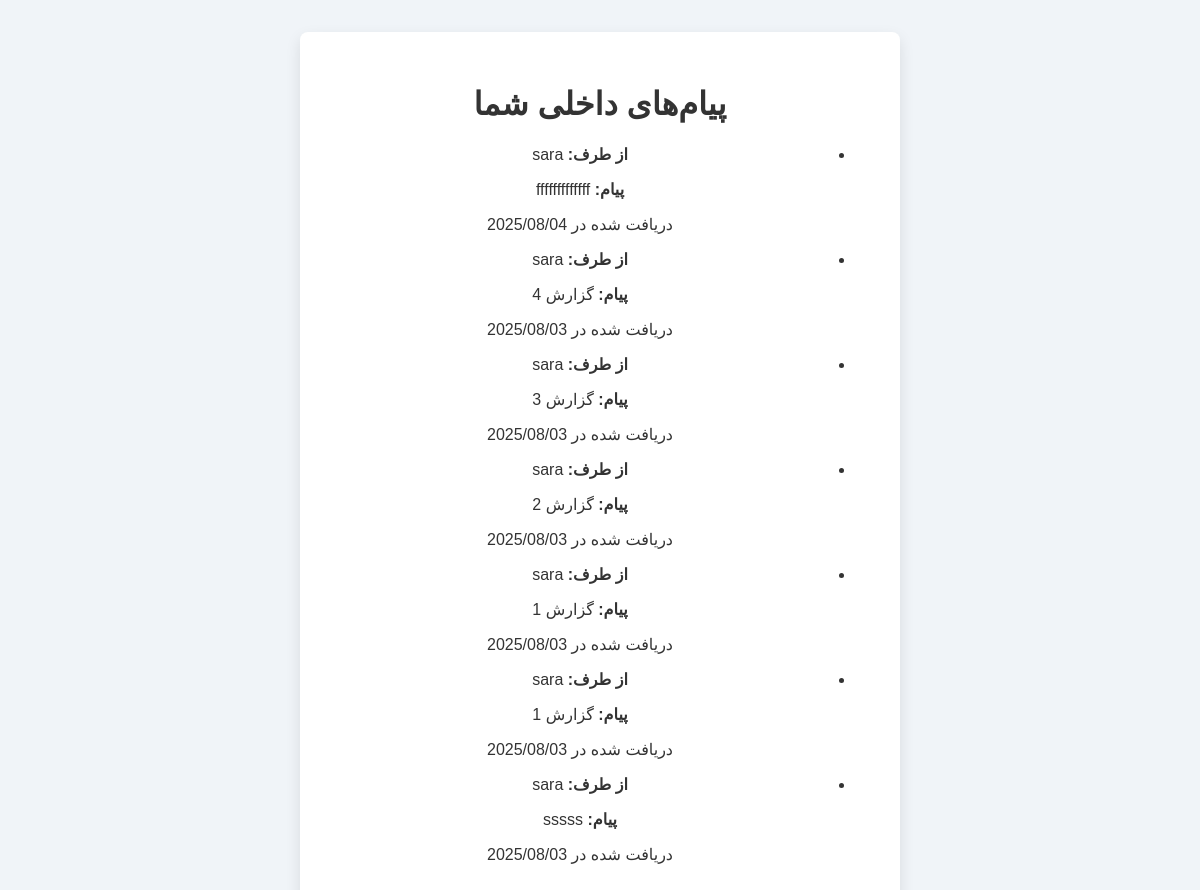
The page /report/messages/ (signed in) on the database as committed earlier.
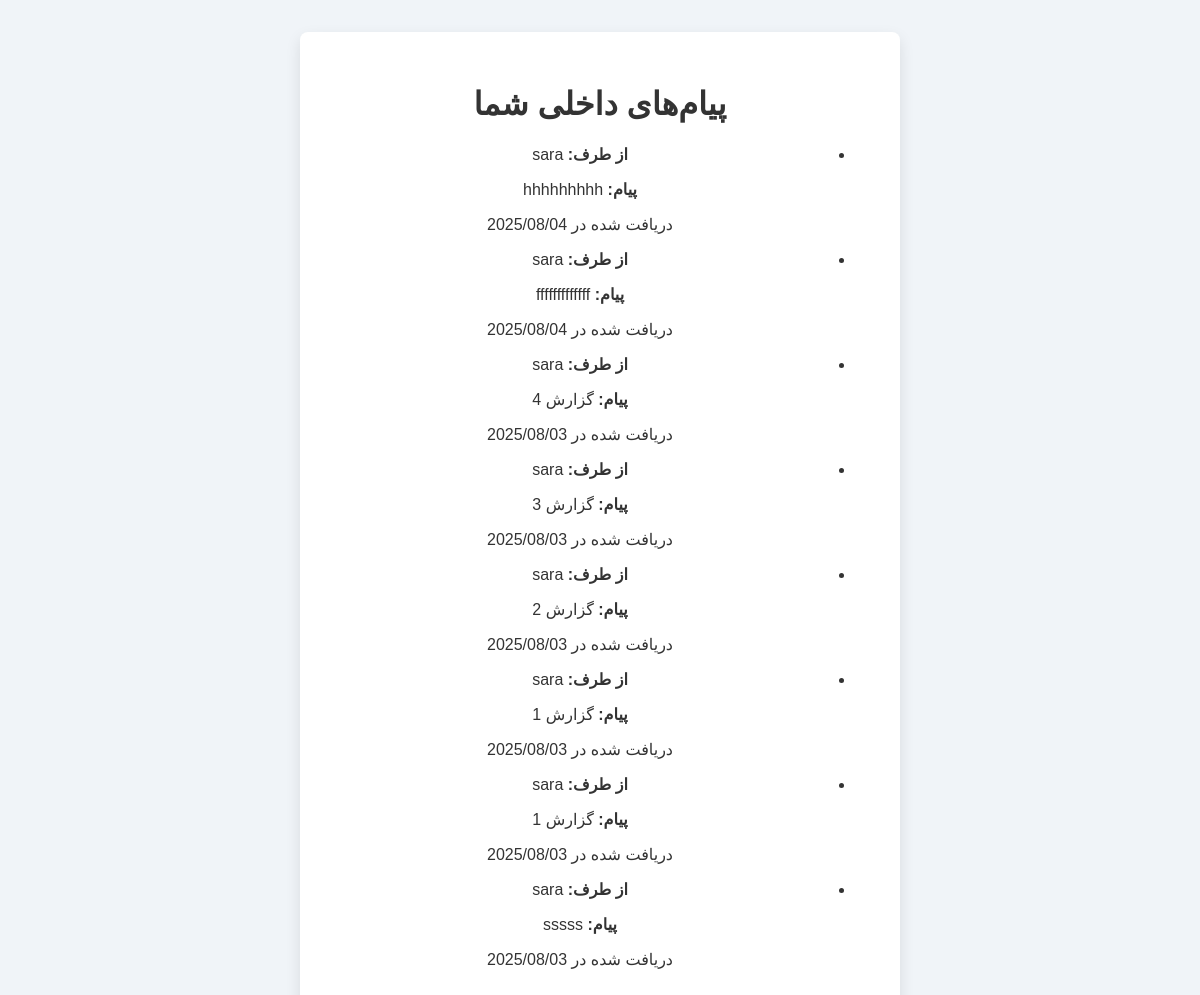
The same page on the database as committed later.
### report_app/models.py (models this page shows, shortened)
class Message(models.Model):
    sender = models.ForeignKey(settings.AUTH_USER_MODEL, on_delete=models.CASCADE, related_name='sent_messages')
    recipient = models.ForeignKey(settings.AUTH_USER_MODEL, on_delete=models.CASCADE, related_name='received_messages')
    content = models.TextField()
    is_read = models.BooleanField(default=False)
    created_at = models.DateTimeField(auto_now_add=True)

### user/models.py (models this page shows, shortened)
class CustomUser(AbstractBaseUser, PermissionsMixin):
    username = models.CharField('نام کاربر', max_length=30, unique=True)
    email = models.EmailField('ایمیل', unique=True, null=True,blank=True)  # unique: no duplicates, null: DB can store NULL, blank: form allows empty
    phone = models.CharField('شماره همراه', max_length=20, unique=True, null=True, blank=True)
    is_active = models.BooleanField('فعال', default=True)
    created_at = jmodels.jDateTimeField(auto_now_add=True, verbose_name="تاریخ ثبت‌نام", null=True)
    updated_at = jmodels.jDateTimeField(auto_now=True, verbose_name="آخرین بروزرسانی", null=True)
    is_staff = models.BooleanField('ادمین', default=False)
    slug = models.SlugField(unique=True, blank=True)  # null=False by default, better to omit it explicitly
    objects = CustomUserManager()
    USERNAME_FIELD = 'username'
    REQUIRED_FIELDS = ['email']  # customize as you need
    class Meta:
        verbose_name = 'کاربر'
        verbose_name_plural = 'کاربرها '

### report_app/views.py (the view)
# urls.py: path('messages/', views.superuser_messages, name='superuser_messages'),
@login_required
def superuser_messages(request):
    if not request.user.is_superuser:
        return HttpResponseForbidden("شما دسترسی لازم برای ورود به این صفحه را ندارید.")
    messages = Message.objects.filter(recipient=request.user).order_by('-created_at')
    unread_messages = messages.filter(is_read=False)
    unread_messages.update(is_read=True)
    return render(request, 'report_app/superuser_messages.html', {'messages': messages})

### report_app/context_processors.py (called while the page is built)
def unread_messages_count(request):
    unread_count = 0
    if request.user.is_authenticated and request.user.is_superuser:
        unread_count = Message.objects.filter(recipient=request.user, is_read=False).count()
        print(f"تعداد پیام‌های خوانده نشده برای سوپریوزر {request.user.username}: {unread_count}")
    return {'unread_messages_count': unread_count}

### report_app/templates/report_app/superuser_messages.html (shortened to what this page needs)
{% extends 'base.html' %}
{% block content %}
<div class="container p-4">
    <h1 class="text-3xl font-bold mb-6">پیام‌های داخلی شما</h1>
    {% if messages %}
        <div class="bg-white p-6 rounded-lg shadow-lg">
            <ul class="divide-y divide-gray-200">
                {% for message in messages %}
                    <li class="py-4">
                        <p class="text-gray-800"><strong>از طرف:</strong> {{ message.sender.username }}</p>
                        <p class="text-gray-800"><strong>پیام:</strong> {{ message.content }}</p>
                        <p class="text-sm text-gray-500">دریافت شده در {{ message.created_at|date:"Y/m/d" }}</p>
                    </li>
                {% endfor %}
            </ul>
        </div>
    {% else %}
        <p class="text-gray-500">شما هیچ پیامی ندارید.</p>
    {% endif %}
</div>
{% endblock %}

### templates/base.html (shortened to what this page needs)
<!DOCTYPE html>
<html lang="fa" dir="rtl">
<head>
</head>
<body>
    {% block content %}{% endblock %}
</body>
</html>

### templates/base.html (style rules this page uses)
* { box-sizing: border-box; }
body { font-family: 'Tahoma', sans-serif; background: #f0f4f8; margin: 0; padding: 2rem; color: #333; }
.container { max-width: 600px; margin: auto; background: white; padding: 2rem; border-radius: 8px; box-shadow: 0 6px 15px rgba(0,0,0,0.1); text-align: center; }

Rows that differ between the two databases and show on the page:
added Message: sender.username "sara", content "hhhhhhhhh", created_at "2025/08/04"
